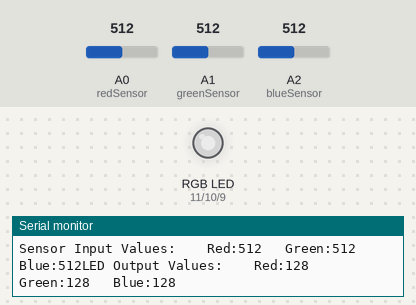
Bench run of a sketch on a simulated Arduino Uno, built with avr-gcc and run on an emulated ATmega328P. Parts: an RGB LED mixed from three pins (HIGH = lit), the last lines printed to the serial monitor. Inputs (shaded band) come from the test bench; at power-on: A0 (redSensor) = 512, A1 (greenSensor) = 512, A2 (blueSensor) = 512. Dim RGB values are drawn brighter than linear.

Above: at 1.2 s.
1.3 s: A0 (redSensor) set to 413
At 2.1 s:
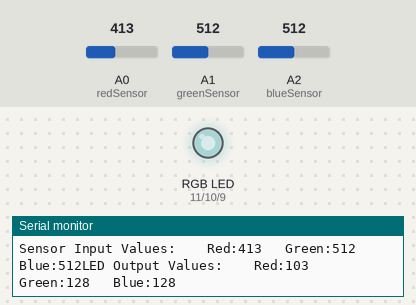
4.3 s: A0 (redSensor) set to 391
At 4.8 s:
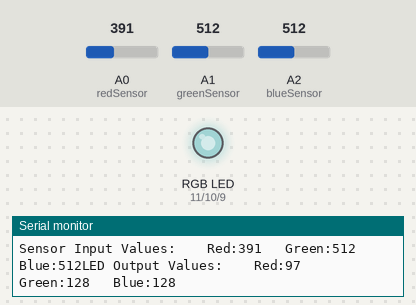
7.3 s: A1 (greenSensor) set to 407
At 8.5 s:
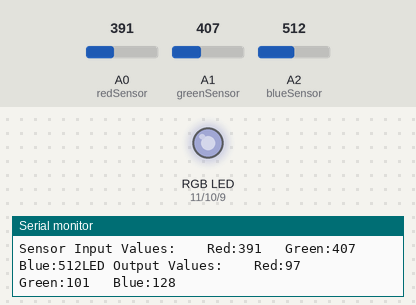
10.3 s: A1 (greenSensor) set to 386
At 11.2 s:
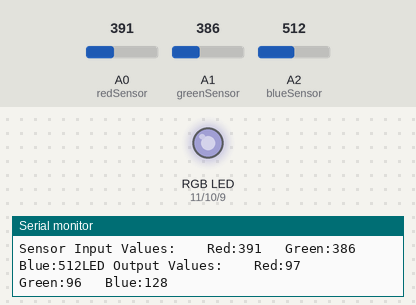
13.3 s: A2 (blueSensor) set to 408
At 13.9 s:
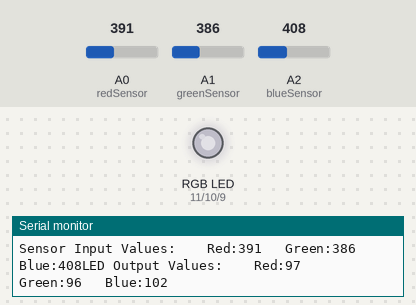
16.3 s: A2 (blueSensor) set to 384
At 16.7 s:
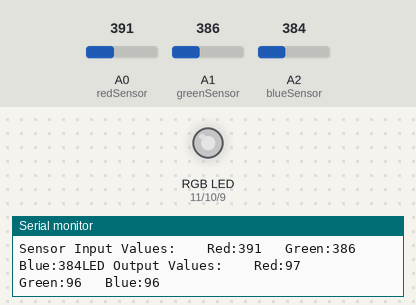
Timing chart, 0 to 19.3 s (numbered marks = the images above; inputs shaded):
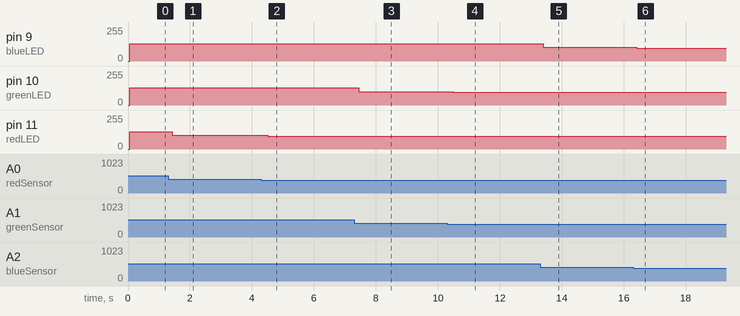

Measured:
- after the input at 1.3 s, pin 11 (redLED): 128/255 → 103/255 after 0.13 s
- after the input at 4.3 s, pin 11 (redLED): 103/255 → 97/255 after 0.21 s
- after the input at 7.3 s, pin 10 (greenLED): 128/255 → 101/255 after 0.15 s
- after the input at 10.3 s, pin 10 (greenLED): 101/255 → 96/255 after 0.19 s
- after the input at 13.3 s, pin 9 (blueLED): 128/255 → 102/255 after 0.11 s
- after the input at 16.3 s, pin 9 (blueLED): 102/255 → 96/255 after 0.12 s

The sketch:

04_color_mixing_LED.ino
```cpp
const int redLED = 11; // define the outputs for LED
const int greenLED = 10;
const int blueLED = 9;

const int redSensor = A0; // define the inputs from photo resistors
const int greenSensor = A1;
const int blueSensor = A2;

int redLEDValue = 0; // define the default value for LED
int greenLEDValue = 0;
int blueLEDValue = 0;

int redSensorValue = 0; // define the default value for photo resistors
int greenSensorValue = 0;
int blueSensorValue = 0;


void setup() {
  // put your setup code here, to run once:
  Serial.begin(9600); // send data to serial window with baud rate of 9600

  pinMode(redLED, OUTPUT);
  pinMode(greenLED, OUTPUT);
  pinMode(blueLED, OUTPUT);
}

void loop() {
  // put your main code here, to run repeatedly:
  redSensorValue = analogRead(redSensor); // read voltage values from photo resistors from the analog input pins
  delay(5); // wait 5 ms to safely let the ADC finish the conversion
  greenSensorValue = analogRead(greenSensor);
  delay(5);
  blueSensorValue = analogRead(blueSensor);
  delay(5);

  redLEDValue = redSensorValue / 4; // compute the output values for the LED, input is between 0 and 1023, the output only between 0 and 255, therefore division by 4 necessary
  greenLEDValue = greenSensorValue / 4;
  blueLEDValue = blueSensorValue / 4;

  Serial.print("Sensor Input Values: \t Red:"); // print all sensor input values in serial window
  Serial.print(redSensorValue);
  Serial.print("\t Green:");
  Serial.print(greenSensorValue);
  Serial.print("\t Blue:");
  Serial.print(blueSensorValue);

  Serial.print("LED Output Values: \t Red:"); // print all LED output values in serial window
  Serial.print(redLEDValue);
  Serial.print("\t Green:");
  Serial.print(greenLEDValue);
  Serial.print("\t Blue:");
  Serial.print(blueLEDValue);

  Serial.println();

  analogWrite(redLED, redLEDValue);
  analogWrite(greenLED, greenLEDValue);
  analogWrite(blueLED, blueLEDValue);

}
```
